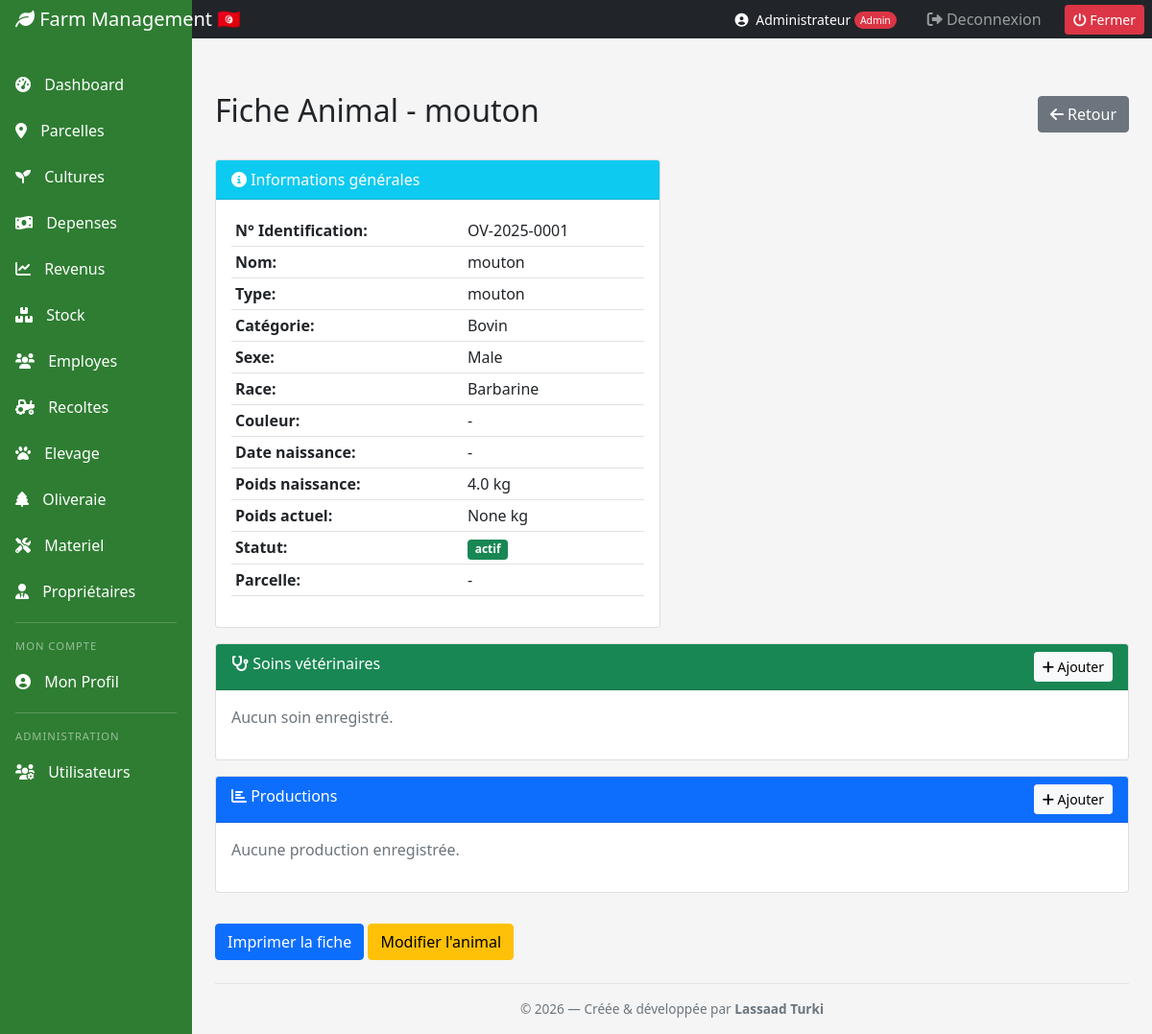
Page /livestock/animals/1 (signed in) on the committed database.
### models/__init__.py (models this page shows, shortened)
class User(UserMixin, db.Model):
    __tablename__ = 'users'
    id = db.Column(db.Integer, primary_key=True)
    nom = db.Column(db.String(100), nullable=False)
    email = db.Column(db.String(100), unique=True, nullable=False)
    mot_de_passe = db.Column(db.String(255), nullable=False)
    role = db.Column(db.String(50), default='employee')
    date_creation = db.Column(db.DateTime, default=datetime.utcnow)
    is_active = db.Column(db.Boolean, default=True)
    telephone = db.Column(db.String(20))
    adresse = db.Column(db.Text)

class Animal(db.Model):
    __tablename__ = 'animals'
    id = db.Column(db.Integer, primary_key=True)
    type_id = db.Column(db.Integer, db.ForeignKey('animal_types.id'), nullable=False)
    numero_identification = db.Column(db.String(50), unique=True)
    nom = db.Column(db.String(100))
    sexe = db.Column(db.String(10))
    date_naissance = db.Column(db.Date)
    race = db.Column(db.String(100))
    couleur = db.Column(db.String(50))
    poids_naissance = db.Column(db.Float)
    poids_actuel = db.Column(db.Float)
    statut = db.Column(db.String(50), default='actif')
    prix_achat = db.Column(db.Numeric(10, 2))
    date_achat = db.Column(db.Date)
    provenance = db.Column(db.String(200))
    parcelle_id = db.Column(db.Integer, db.ForeignKey('plots.id'))
    notes = db.Column(db.Text)
    date_creation = db.Column(db.DateTime, default=datetime.utcnow)
    soins = db.relationship('AnimalSoin', backref='animal', lazy=True, cascade='all, delete-orphan')
    productions = db.relationship('AnimalProduction', backref='animal', lazy=True, cascade='all, delete-orphan')
    alimentations = db.relationship('Alimentation', backref='animal', lazy=True, cascade='all, delete-orphan')

class AnimalType(db.Model):
    __tablename__ = 'animal_types'
    id = db.Column(db.Integer, primary_key=True)
    nom = db.Column(db.String(100), nullable=False)
    categorie = db.Column(db.String(50))
    description = db.Column(db.Text)
    date_creation = db.Column(db.DateTime, default=datetime.utcnow)
    animals = db.relationship('Animal', backref='type_animal', lazy=True)

### app.py (the view)
@app.route('/livestock/animals/<int:id>')
@login_required
def animal_detail(id):
    animal = db.get_or_404(Animal, id)
    soins = AnimalSoin.query.filter_by(animal_id=id).order_by(AnimalSoin.date_soin.desc()).all()
    productions = AnimalProduction.query.filter_by(animal_id=id).order_by(AnimalProduction.date_production.desc()).all()
    return render_template('livestock/animal_detail.html', animal=animal, soins=soins, productions=productions, now=datetime.now())

### app.py (called while the page is built)
@login_manager.user_loader
def load_user(user_id):
    return db.session.get(User, int(user_id))

### templates/livestock/animal_detail.html
{% extends "base.html" %}
{% block content %}
<div class="d-flex justify-content-between flex-wrap flex-md-nowrap align-items-center pt-3 pb-2 mb-3">
    <h1 class="h2">Fiche Animal - {{ animal.nom or animal.numero_identification }}</h1>
    <div class="btn-toolbar">
        <a href="{{ url_for('animals') }}" class="btn btn-secondary">
            <i class="fas fa-arrow-left"></i> Retour
        </a>
    </div>
</div>
<div class="row">
    <div class="col-md-6">
        <div class="card mb-3">
            <div class="card-header bg-info text-white">
                <i class="fas fa-info-circle"></i> Informations générales
            </div>
            <div class="card-body">
                <table class="table table-sm">
                    <tr><th>N° Identification:</th><td>{{ animal.numero_identification or '-' }}</td></tr>
                    <tr><th>Nom:</th><td>{{ animal.nom or '-' }}</td></tr>
                    <tr><th>Type:</th><td>{% if animal.type_animal %}{{ animal.type_animal.nom }}{% else %}-{% endif %}</td></tr>
                    <tr><th>Catégorie:</th><td>{% if animal.type_animal %}{{ animal.type_animal.categorie }}{% else %}-{% endif %}</td></tr>
                    <tr><th>Sexe:</th><td>{{ animal.sexe or '-' }}</td></tr>
                    <tr><th>Race:</th><td>{{ animal.race or '-' }}</td></tr>
                    <tr><th>Couleur:</th><td>{{ animal.couleur or '-' }}</td></tr>
                    <tr><th>Date naissance:</th><td>{{ animal.date_naissance.strftime('%d/%m/%Y') if animal.date_naissance else '-' }}</td></tr>
                    <tr><th>Poids naissance:</th><td>{{ animal.poids_naissance }} kg</td></tr>
                    <tr><th>Poids actuel:</th><td>{{ animal.poids_actuel }} kg</td></tr>
                    <tr><th>Statut:</th><td><span class="badge bg-success">{{ animal.statut }}</span></td></tr>
                    <tr><th>Parcelle:</th><td>{{ animal.parcelle.nom if animal.parcelle else '-' }}</td></tr>
                </table>
            </div>
        </div>
    </div>
</div>
<div class="row">
    <div class="col-md-12">
        <div class="card mb-3">
            <div class="card-header bg-success text-white">
                <i class="fas fa-stethoscope"></i> Soins vétérinaires
                <a href="{{ url_for('create_soin', animal_id=animal.id) }}" class="btn btn-sm btn-light float-end">
                    <i class="fas fa-plus"></i> Ajouter
                </a>
            </div>
            <div class="card-body">
                {% if soins %}
                    <div class="table-responsive">
                        <table class="table table-sm">
                            <thead class="table-light">
                                <tr><th>Date</th><th>Type</th><th>Description</th><th>Vétérinaire</th><th>Coût</th><th>Rappel</th></tr>
                            </thead>
                            <tbody>
                                {% for soin in soins %}
                                <tr>
                                    <td>{{ soin.date_soin.strftime('%d/%m/%Y') }}</td>
                                    <td>{{ soin.type_soin }}</td>
                                    <td>{{ soin.description[:50] }}{% if soin.description and soin.description|length > 50 %}...{% endif %}</td>
                                    <td>{{ soin.veterinaire or '-' }}</td>
                                    <td>{{ "%.3f"|format(soin.cout_tnd) if soin.cout_tnd else '-' }} TND</td>
                                    <td>{% if soin.prochain_rappel %}{{ soin.prochain_rappel.strftime('%d/%m/%Y') }}{% else %}-{% endif %}</td>
                                </tr>
                                {% endfor %}
                            </tbody>
                        </table>
                    </div>
                {% else %}
                    <p class="text-muted">Aucun soin enregistré.</p>
                {% endif %}
            </div>
        </div>
    </div>
</div>
<div class="row">
    <div class="col-md-12">
        <div class="card mb-3">
            <div class="card-header bg-primary text-white">
                <i class="fas fa-chart-bar"></i> Productions
                <a href="{{ url_for('create_production', animal_id=animal.id) }}" class="btn btn-sm btn-light float-end">
                    <i class="fas fa-plus"></i> Ajouter
                </a>
            </div>
            <div class="card-body">
                {% if productions %}
                    <div class="table-responsive">
                        <table class="table table-sm">
                            <thead class="table-light">
                                <tr><th>Date</th><th>Type</th><th>Quantité</th><th>Revenu</th></tr>
                            </thead>
                            <tbody>
                                {% for prod in productions %}
                                <tr>
                                    <td>{{ prod.date_production.strftime('%d/%m/%Y') }}</td>
                                    <td>{{ prod.type_produit }}</td>
                                    <td>{{ prod.quantite }} {{ prod.unite }}</td>
                                    <td>{{ prod.revenu_total or '-' }} TND</td>
                                </tr>
                                {% endfor %}
                            </tbody>
                        </table>
                    </div>
                {% else %}
                    <p class="text-muted">Aucune production enregistrée.</p>
                {% endif %}
            </div>
        </div>
    </div>
</div>
<div class="mt-3 mb-3">
    <button class="btn btn-primary" onclick="window.print()">Imprimer la fiche</button>
    <a href="{{ url_for('edit_animal', id=animal.id) }}" class="btn btn-warning">Modifier l'animal</a>
</div>
{% endblock %}

### templates/base.html (shortened to what this page needs)
<!DOCTYPE html>
<html lang="fr">
<head>
    <link href="https://cdn.jsdelivr.net/npm/bootstrap@5.1.3/dist/css/bootstrap.min.css" rel="stylesheet">
    <link href="https://cdnjs.cloudflare.com/ajax/libs/font-awesome/6.0.0/css/all.min.css" rel="stylesheet">
</head>
<body>
    <nav class="navbar navbar-dark sticky-top bg-dark flex-md-nowrap p-0">
        <a class="navbar-brand col-md-3 col-lg-2 me-0 px-3" href="{{ url_for('dashboard') }}">
            <i class="fas fa-leaf"></i> Farm Management 🇹🇳
        </a>
        <div class="navbar-nav ms-auto d-flex flex-row align-items-center">
            {% if current_user.is_authenticated %}
            <span class="text-white me-3 small">
                <i class="fas fa-user-circle me-1"></i>
                {{ current_user.nom }}
                {% if current_user.role == 'admin' %}
                    <span class="role-badge bg-danger text-white">Admin</span>
                {% elif current_user.role == 'manager' %}
                    <span class="role-badge bg-primary text-white">Manager</span>
                {% else %}
                    <span class="role-badge bg-success text-white">Employé</span>
                {% endif %}
            </span>
            {% endif %}
            <div class="nav-item text-nowrap">
                <a class="nav-link px-3" href="{{ url_for('logout') }}">
                    <i class="fas fa-sign-out-alt"></i> Deconnexion
                </a>
            </div>
	    <div class="nav-item text-nowrap">
   		 <button onclick="if(confirm('Fermer l\'application ?')) window.close();"
            	 class="btn btn-sm btn-danger ms-2 me-2">
        	 	<i class="fas fa-power-off"></i> Fermer
    		 </button>
	   </div>
        </div>
    </nav>
    <div class="container-fluid">
        <div class="row">
            <nav class="col-md-3 col-lg-2 d-md-block sidebar">
                <div class="position-sticky pt-3">
                    <ul class="nav flex-column">
                        <li class="nav-item"><a class="nav-link" href="{{ url_for('dashboard') }}"><i class="fas fa-tachometer-alt"></i> Dashboard</a></li>
                        <li class="nav-item"><a class="nav-link" href="{{ url_for('plots') }}"><i class="fas fa-map-marker-alt"></i> Parcelles</a></li>
                        <li class="nav-item"><a class="nav-link" href="{{ url_for('crops') }}"><i class="fas fa-seedling"></i> Cultures</a></li>
                        <li class="nav-item"><a class="nav-link" href="{{ url_for('expenses') }}"><i class="fas fa-money-bill-wave"></i> Depenses</a></li>
                        <li class="nav-item"><a class="nav-link" href="{{ url_for('revenues') }}"><i class="fas fa-chart-line"></i> Revenus</a></li>
                        <li class="nav-item"><a class="nav-link" href="{{ url_for('inventory') }}"><i class="fas fa-boxes"></i> Stock</a></li>
                        <li class="nav-item"><a class="nav-link" href="{{ url_for('employees') }}"><i class="fas fa-users"></i> Employes</a></li>
                        <li class="nav-item"><a class="nav-link" href="{{ url_for('harvests') }}"><i class="fas fa-tractor"></i> Recoltes</a></li>
                        <li class="nav-item"><a class="nav-link" href="{{ url_for('livestock_dashboard') }}"><i class="fas fa-paw"></i> Elevage</a></li>
                        <li class="nav-item"><a class="nav-link" href="{{ url_for('oliviers') }}"><i class="fas fa-tree"></i> Oliveraie</a></li>
                        <li class="nav-item"><a class="nav-link" href="{{ url_for('materiel') }}"><i class="fas fa-tools"></i> Materiel</a></li>
			<li class="nav-item"><a class="nav-link" href="{{ url_for('proprietaires') }}"><i class="fas fa-user-tie"></i> Propriétaires</a></li>
                        <div class="sidebar-divider"></div>
                        <div class="sidebar-section-label">Mon compte</div>
                        <li class="nav-item">
                            <a class="nav-link" href="{{ url_for('profile') }}">
                                <i class="fas fa-user-circle"></i> Mon Profil
                            </a>
                        </li>
                        {% if current_user.is_authenticated and current_user.role == 'admin' %}
                        <div class="sidebar-divider"></div>
                        <div class="sidebar-section-label">Administration</div>
                        <li class="nav-item">
                            <a class="nav-link" href="{{ url_for('admin_users') }}">
                                <i class="fas fa-users-cog"></i> Utilisateurs
                            </a>
                        </li>
                        {% endif %}
                    </ul>
                </div>
            </nav>
            <main class="col-md-9 ms-sm-auto col-lg-10 px-md-4">
                <div class="pt-3 pb-2 mb-3">
                </div>
              {% block content %}{% endblock %}
		<div class="text-center py-3 mt-4" style="border-top: 1px solid #dee2e6; color: #6c757d; font-size: 0.85rem;">
    			© 2026 — Créée &amp; développée par <strong>Lassaad Turki</strong>
		</div>
            </main>
        </div>
    </div>
</body>
</html>

### templates/base.html (style rules this page uses)
:root { --agricultural-green: #2E7D32; }
body { background-color: #f5f5f5; }
.sidebar { position: fixed; top: 0; bottom: 0; left: 0; z-index: 100; padding: 48px 0 0; background-color: var(--agricultural-green); }
.sidebar .nav-link { font-weight: 500; color: white; padding: 0.75rem 1rem; transition: all 0.3s; }
.sidebar .nav-link i { margin-right: 10px; }
.sidebar-divider { border-top: 1px solid rgba(255,255,255,0.2); margin: 0.5rem 1rem; }
.sidebar-section-label { color: rgba(255,255,255,0.5); font-size: 0.7rem; text-transform: uppercase; letter-spacing: 1px; padding: 0.5rem 1rem 0.25rem; }
.navbar-brand { background-color: var(--agricultural-green); }
.role-badge { font-size: 0.65rem; padding: 2px 6px; border-radius: 10px; vertical-align: middle; }

### rows in the picture
User: nom "Administrateur"
Animal: nom "mouton", numero_identification "OV-2025-0001", sexe "Male", race "Barbarine", couleur "-", date_naissance "-", poids_naissance "4.0", poids_actuel "None", statut "actif"
AnimalType: type_animal.nom "mouton", type_animal.categorie "Bovin"

### other values in the picture
{{ animal.parcelle.nom if animal.parcelle else '-' }} "-"
